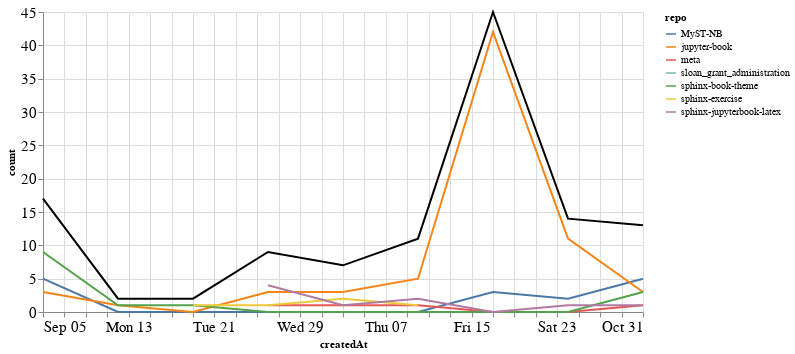

The notebook cell this image was saved under:
### Markdown cell above
### Comments

### Code cell
comments_time = comments.groupby('repo').resample('W', on='createdAt').count()['author'].reset_index()
comments_time = comments_time.rename(columns={'author': 'count'})
comments_time_total = comments_time.groupby('createdAt').agg({"count": "sum"}).reset_index()
ch1 = alt.Chart(comments_time, width=600).mark_line().encode(
    x='createdAt',
    y='count',
    color='repo',
    tooltip="repo"
)

ch2 = alt.Chart(comments_time_total, width=600).mark_line(color="black").encode(
    x='createdAt',
    y='count',
)

ch1 + ch2

### Figure 1 — Vega-Lite specification as saved in the notebook (floating-point values rounded to 4 significant figures)
{"config": {"axisLeft": {"labelFontSize": 15}, "axisBottom": {"labelFontSize": 15}}, "layer": [{"data": {"name": "data-aa086365b7926c9eb3174aa4015261bc"}, "mark": "line", "encoding": {"color": {"type": "nominal", "field": "repo"}, "tooltip": {"type": "nominal", "field": "repo"}, "x": {"type": "temporal", "field": "createdAt"}, "y": {"type": "quantitative", "field": "count"}}, "width": 600}, {"data": {"name": "data-df296ebf0d90950e7a5573884ce1743d"}, "mark": {"type": "line", "color": "black"}, "encoding": {"x": {"type": "temporal", "field": "createdAt"}, "y": {"type": "quantitative", "field": "count"}}, "width": 600}], "$schema": "https://vega.github.io/schema/vega-lite/v4.8.1.json", "datasets": {"data-aa086365b7926c9eb3174aa4015261bc": [{"repo": "MyST-NB", "createdAt": "2021-09-05T00:00:00", "count": 5}, {"repo": "MyST-NB", "createdAt": "2021-09-12T00:00:00", "count": 0}, {"repo": "MyST-NB", "createdAt": "2021-09-19T00:00:00", "count": 0}, {"repo": "MyST-NB", "createdAt": "2021-09-26T00:00:00", "count": 0}, {"repo": "MyST-NB", "createdAt": "2021-10-03T00:00:00", "count": 0}, {"repo": "MyST-NB", "createdAt": "2021-10-10T00:00:00", "count": 0}, {"repo": "MyST-NB", "createdAt": "2021-10-17T00:00:00", "count": 3}, {"repo": "MyST-NB", "createdAt": "2021-10-24T00:00:00", "count": 2}, {"repo": "MyST-NB", "createdAt": "2021-10-31T00:00:00", "count": 5}, {"repo": "jupyter-book", "createdAt": "2021-09-05T00:00:00", "count": 3}, {"repo": "jupyter-book", "createdAt": "2021-09-12T00:00:00", "count": 1}, {"repo": "jupyter-book", "createdAt": "2021-09-19T00:00:00", "count": 0}, {"repo": "jupyter-book", "createdAt": "2021-09-26T00:00:00", "count": 3}, {"repo": "jupyter-book", "createdAt": "2021-10-03T00:00:00", "count": 3}, {"repo": "jupyter-book", "createdAt": "2021-10-10T00:00:00", "count": 5}, {"repo": "jupyter-book", "createdAt": "2021-10-17T00:00:00", "count": 42}, {"repo": "jupyter-book", "createdAt": "2021-10-24T00:00:00", "count": 11}, {"repo": "jupyter-book", "createdAt": "2021-10-31T00:00:00", "count": 3}, {"repo": "meta", "createdAt": "2021-09-26T00:00:00", "count": 1}, {"repo": "meta", "createdAt": "2021-10-03T00:00:00", "count": 1}, {"repo": "meta", "createdAt": "2021-10-10T00:00:00", "count": 1}, {"repo": "meta", "createdAt": "2021-10-17T00:00:00", "count": 0}, {"repo": "meta", "createdAt": "2021-10-24T00:00:00", "count": 0}, {"repo": "meta", "createdAt": "2021-10-31T00:00:00", "count": 1}, {"repo": "sloan_grant_administration", "createdAt": "2021-10-10T00:00:00", "count": 2}, {"repo": "sphinx-book-theme", "createdAt": "2021-09-05T00:00:00", "count": 9}, {"repo": "sphinx-book-theme", "createdAt": "2021-09-12T00:00:00", "count": 1}, {"repo": "sphinx-book-theme", "createdAt": "2021-09-19T00:00:00", "count": 1}, {"repo": "sphinx-book-theme", "createdAt": "2021-09-26T00:00:00", "count": 0}, {"repo": "sphinx-book-theme", "createdAt": "2021-10-03T00:00:00", "count": 0}, {"repo": "sphinx-book-theme", "createdAt": "2021-10-10T00:00:00", "count": 0}, {"repo": "sphinx-book-theme", "createdAt": "2021-10-17T00:00:00", "count": 0}, {"repo": "sphinx-book-theme", "createdAt": "2021-10-24T00:00:00", "count": 0}, {"repo": "sphinx-book-theme", "createdAt": "2021-10-31T00:00:00", "count": 3}, {"repo": "sphinx-exercise", "createdAt": "2021-09-19T00:00:00", "count": 1}, {"repo": "sphinx-exercise", "createdAt": "2021-09-26T00:00:00", "count": 1}, {"repo": "sphinx-exercise", "createdAt": "2021-10-03T00:00:00", "count": 2}, {"repo": "sphinx-exercise", "createdAt": "2021-10-10T00:00:00", "count": 1}, {"repo": "sphinx-jupyterbook-latex", "createdAt": "2021-09-26T00:00:00", "count": 4}, {"repo": "sphinx-jupyterbook-latex", "createdAt": "2021-10-03T00:00:00", "count": 1}, {"repo": "sphinx-jupyterbook-latex", "createdAt": "2021-10-10T00:00:00", "count": 2}, {"repo": "sphinx-jupyterbook-latex", "createdAt": "2021-10-17T00:00:00", "count": 0}, {"repo": "sphinx-jupyterbook-latex", "createdAt": "2021-10-24T00:00:00", "count": 1}, {"repo": "sphinx-jupyterbook-latex", "createdAt": "2021-10-31T00:00:00", "count": 1}], "data-df296ebf0d90950e7a5573884ce1743d": [{"createdAt": "2021-09-05T00:00:00", "count": 17}, {"createdAt": "2021-09-12T00:00:00", "count": 2}, {"createdAt": "2021-09-19T00:00:00", "count": 2}, {"createdAt": "2021-09-26T00:00:00", "count": 9}, {"createdAt": "2021-10-03T00:00:00", "count": 7}, {"createdAt": "2021-10-10T00:00:00", "count": 11}, {"createdAt": "2021-10-17T00:00:00", "count": 45}, {"createdAt": "2021-10-24T00:00:00", "count": 14}, {"createdAt": "2021-10-31T00:00:00", "count": 13}]}}
